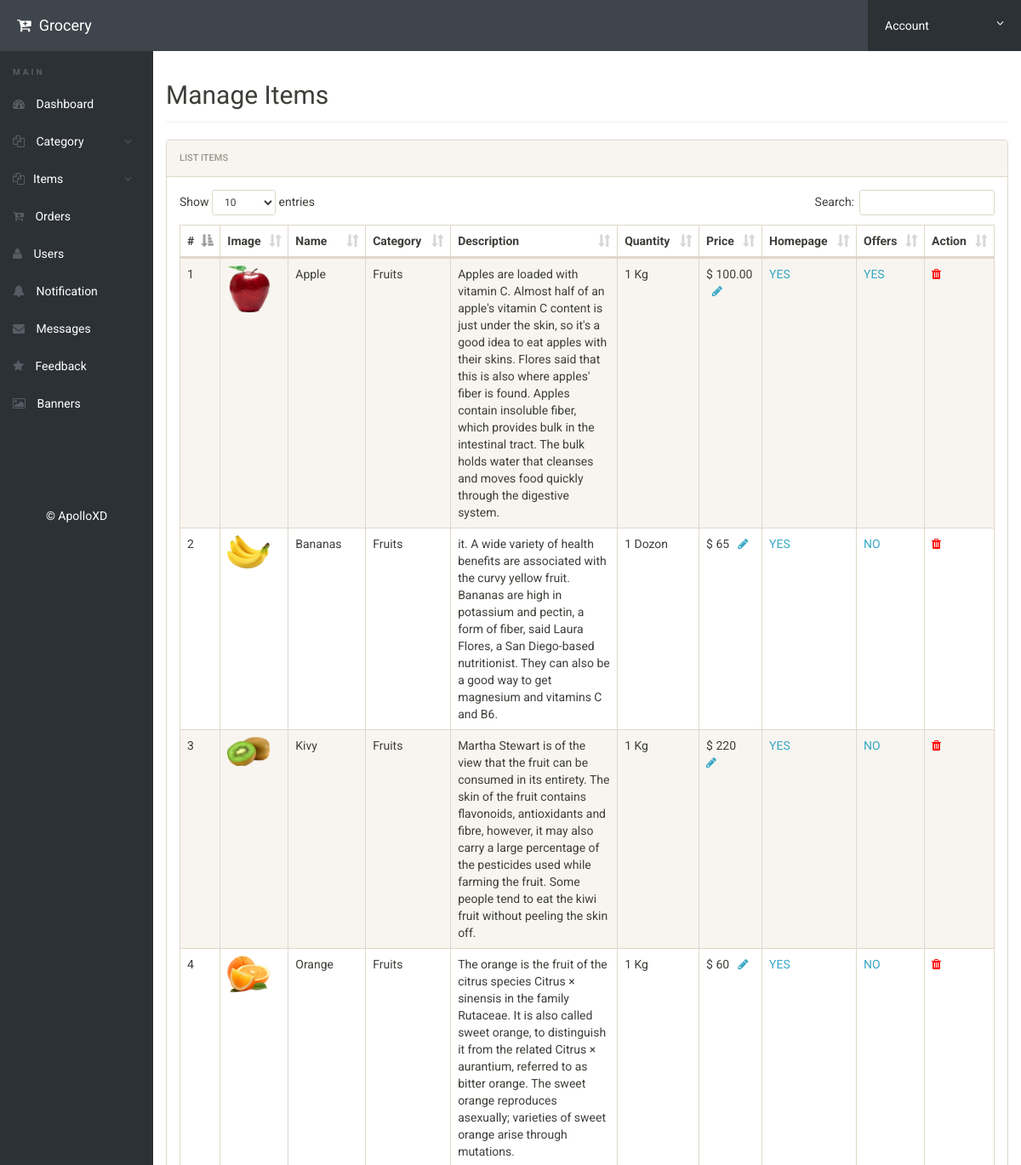
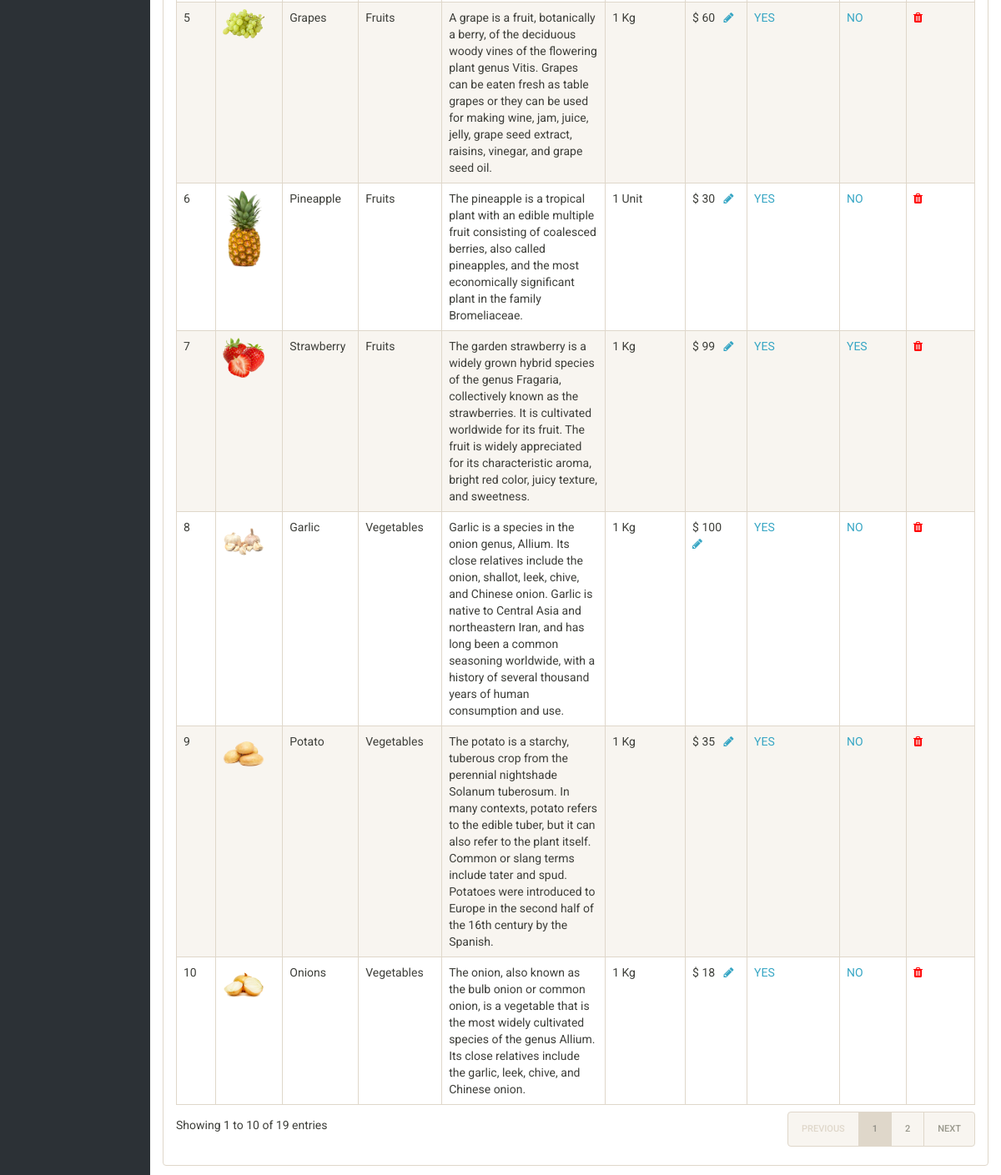
The app's page /admin/manage-items.php (signed in) with its own data (2 pictures, top to bottom).
### tables this page shows
CREATE TABLE `items` (
  `id` int(100) NOT NULL,
  `name` varchar(100) NOT NULL,
  `category` varchar(100) NOT NULL,
  `description` text NOT NULL,
  `price` varchar(50) NOT NULL,
  `quantity` varchar(11) NOT NULL,
  `quantitytype` varchar(50) NOT NULL,
  `image` varchar(200) NOT NULL,
  `homepage` varchar(10) NOT NULL DEFAULT 'NO',
  `offer` varchar(50) NOT NULL DEFAULT 'NO'
);

### admin/manage-items.php (the view, shortened to what this page needs)
<?php
include('includes/config.php');
if(strlen($_SESSION['alogin'])==0)
{
header('location:index.php');
}
else{
?>
<!doctype html>
<html lang="en" class="no-js">
  <head>
    <link rel="stylesheet" href="css/font-awesome.min.css">
    <link rel="stylesheet" href="css/bootstrap.min.css">
    <link rel="stylesheet" href="css/dataTables.bootstrap.min.css">
    <link rel="stylesheet" href="css/bootstrap-social.css">
    <link rel="stylesheet" href="css/bootstrap-select.css">
    <link rel="stylesheet" href="css/fileinput.min.css">
    <link rel="stylesheet" href="css/awesome-bootstrap-checkbox.css">
    <link rel="stylesheet" href="css/style.css">
  </head>
  <body>
    <?php include('includes/header.php');?>
    <div class="ts-main-content">
      <?php include('includes/leftbar.php');?>
      <div class="content-wrapper">
        <div class="container-fluid">
          <div class="row">
            <div class="col-md-12">
              <h2 class="page-title">Manage Items
              </h2>
              <div class="panel panel-default">
                <div class="panel-heading">List Items
                </div>
                <div class="panel-body">
                  <table id="zctb" class="display table table-striped table-bordered table-hover" cellspacing="0" width="100%">
                    <thead>
                      <tr>
                        <th>#
                        </th>
                        <th>Image
                        </th>
                        <th>Name
                        </th>
                        <th>Category
                        </th>
                        <th>Description
                        </th>
                        <th>Quantity
                        </th>
                        <th>Price
                        </th>
                        <th>Homepage
                        </th>
                        <th>Offers
                        </th>
                        <th>Action
                        </th>
                      </tr>
                    </thead>
                    <tbody>
                      <?php $sql = "SELECT * from  items ";
$query = $dbh -> prepare($sql);
$query->execute();
$results=$query->fetchAll(PDO::FETCH_OBJ);
$cnt=1;
if($query->rowCount() > 0)
{
foreach($results as $result)
{				?>
                      <tr>
                        <td>
                          <?php echo htmlentities($cnt);?>
                        </td>
                        <td>
                          <img src="itemimg/<?php echo htmlentities($result->image);?>" style="width:50px;"/>
                        </td>
                        <td>
                          <?php echo htmlentities($result->name);?>
                        </td>
                        <td>
                          <?php echo htmlentities($result->category);?>
                        </td>
                        <td>
                          <?php echo htmlentities($result->description);?>
                        </td>
                        <td>
                          <?php echo htmlentities($result->quantity);?>
                          <?php echo htmlentities($result->quantitytype);?>
                        </td>
                        <td>
                        $ <?php echo htmlentities($result->price);?>
                          <a href="update-item.php?edititem=<?php echo $result->id;?>" onclick="return confirm('Do you want to update Price');">&nbsp;
                            <i class="fa fa-pencil">
                            </i>
                          </a>
                        </td>
                        <td>
                          <?php if($result->homepage == 'YES')
{?>
                          <a href="manage-items.php?homepage=<?php echo htmlentities($result->id);?>" onclick="return confirm('Do you really want to Remove item from Homepage')">YES
                          </a>
                          <?php } else {?>
                          <a href="manage-items.php?unhomepage=<?php echo htmlentities($result->id);?>" onclick="return confirm('Do you really want to Make item on Homepage')">NO
                          </a>
                          <?php } ?>
                        </td>
                        <td>
                          <?php if($result->offer == 'YES')
{?>
                          <a href="manage-items.php?offer=<?php echo htmlentities($result->id);?>" onclick="return confirm('Do you really want to Remove item from Offers')">YES
                          </a>
                          <?php } else {?>
                          <a href="manage-items.php?unoffer=<?php echo htmlentities($result->id);?>" onclick="return confirm('Do you really want to Make item on Offers Page')">NO
                          </a>
                          <?php } ?>
                        </td>
                        <td>
                          <a href="manage-items.php?del=<?php echo $result->id;?>" onclick="return confirm('Do you want to delete');">
                            <i class="fa fa-trash" style="color:red">
                            </i>
                          </a>
                        </td>
                      </tr>
                      <?php $cnt=$cnt+1; }} ?>
                    </tbody>
                  </table>
                </div>
              </div>
            </div>
          </div>
        </div>
      </div>
    </div>
  </body>
</html>
<?php } ?>

### admin/css/style.css (style rules this page uses)
html { font-size: 14px; }
@media only screen and (min-width: 480px) { html { font-size: 17px; } }
@media only screen and (min-width: 768px) { html { font-size: 14px; } }
body { font-size: 1em; }
a { color: #37a6c4; }
.panel { overflow: hidden; }
.page-title { padding-bottom: 15px; margin-bottom: 20px; border-bottom: 1px solid #f0f0f0; }
.ts-main-content .content-wrapper { padding-top: 15px; margin-top: 60px; }
@media only screen and (min-width: 992px) { .ts-main-content .content-wrapper { margin-left: 180px; } }

### records on screen
items: image (picture), name "Apple", category "Fruits", description "Apples are loaded with vitamin C. Almost half of an apple's vitamin C content is just under the skin, so it's a good idea to eat apples with their skins. Flores said that this is also where apples' fiber is found. Apples contain insoluble fiber, which provides bulk in the intestinal tract. The bulk holds water that cleanses and moves food quickly through the digestive system.", quantity "1", quantitytype "Kg", price "100.00"
items: image (picture), name "Bananas", category "Fruits", description "it. A wide variety of health benefits are associated with the curvy yellow fruit. Bananas are high in potassium and pectin, a form of fiber, said Laura Flores, a San Diego-based nutritionist. They can also be a good way to get magnesium and vitamins C and B6.", quantity "1", quantitytype "Dozon", price "65"
items: image (picture), name "Kivy", category "Fruits", description "Martha Stewart is of the view that the fruit can be consumed in its entirety. The skin of the fruit contains flavonoids, antioxidants and fibre, however, it may also carry a large percentage of the pesticides used while farming the fruit. Some people tend to eat the kiwi fruit without peeling the skin off.", quantity "1", quantitytype "Kg", price "220"
items: image (picture), name "Orange", category "Fruits", description "The orange is the fruit of the citrus species Citrus × sinensis in the family Rutaceae. It is also called sweet orange, to distinguish it from the related Citrus × aurantium, referred to as bitter orange. The sweet orange reproduces asexually; varieties of sweet orange arise through mutations.", quantity "1", quantitytype "Kg", price "60"
items: image (picture), name "Grapes", category "Fruits", description "A grape is a fruit, botanically a berry, of the deciduous woody vines of the flowering plant genus Vitis. Grapes can be eaten fresh as table grapes or they can be used for making wine, jam, juice, jelly, grape seed extract, raisins, vinegar, and grape seed oil.", quantity "1", quantitytype "Kg", price "60"
items: image (picture), name "Pineapple", category "Fruits", description "The pineapple is a tropical plant with an edible multiple fruit consisting of coalesced berries, also called pineapples, and the most economically significant plant in the family Bromeliaceae.", quantity "1", quantitytype "Unit", price "30"
items: image (picture), name "Strawberry", category "Fruits", description "The garden strawberry is a widely grown hybrid species of the genus Fragaria, collectively known as the strawberries. It is cultivated worldwide for its fruit. The fruit is widely appreciated for its characteristic aroma, bright red color, juicy texture, and sweetness.", quantity "1", quantitytype "Kg", price "99"
items: image (picture), name "Garlic", category "Vegetables", description "Garlic is a species in the onion genus, Allium. Its close relatives include the onion, shallot, leek, chive, and Chinese onion. Garlic is native to Central Asia and northeastern Iran, and has long been a common seasoning worldwide, with a history of several thousand years of human consumption and use.", quantity "1", quantitytype "Kg", price "100"
items: image (picture), name "Potato", category "Vegetables", description "The potato is a starchy, tuberous crop from the perennial nightshade Solanum tuberosum. In many contexts, potato refers to the edible tuber, but it can also refer to the plant itself. Common or slang terms include tater and spud. Potatoes were introduced to Europe in the second half of the 16th century by the Spanish.", quantity "1", quantitytype "Kg", price "35"
items: image (picture), name "Onions", category "Vegetables", description "The onion, also known as the bulb onion or common onion, is a vegetable that is the most widely cultivated species of the genus Allium. Its close relatives include the garlic, leek, chive, and Chinese onion.", quantity "1", quantitytype "Kg", price "18"
